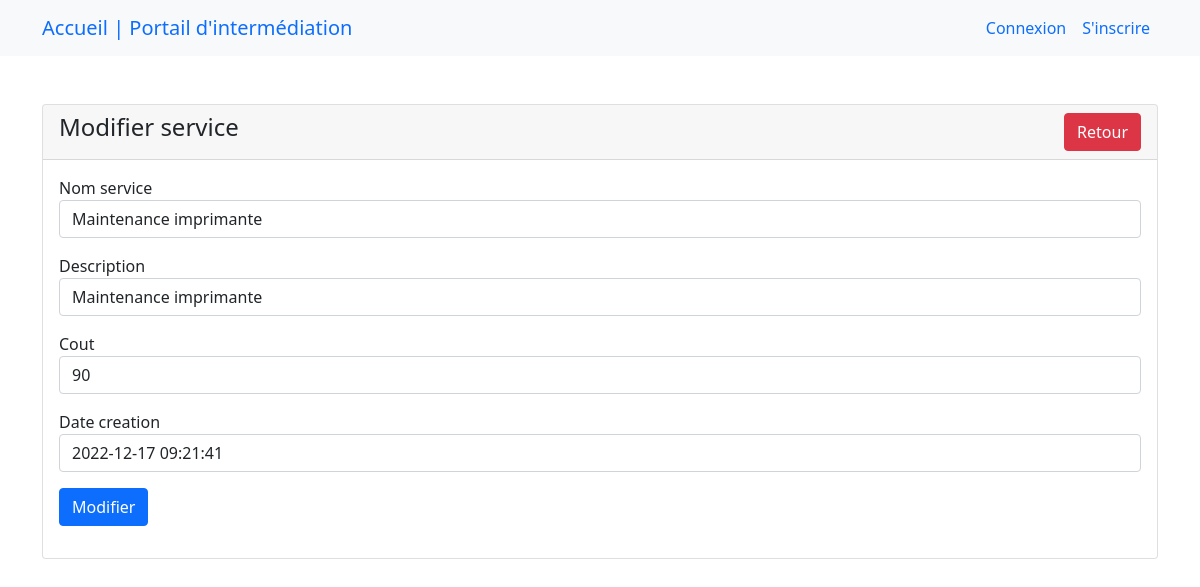
The app's page /app/modifieservice.php?id=1 (signed in) with its own data.
### tables this page shows
CREATE TABLE `service` (
  `IdService` int(10) NOT NULL,
  `nomService` varchar(50) NOT NULL,
  `descriptionService` text NOT NULL,
  `cout` float NOT NULL,
  `dcreationService` timestamp NOT NULL DEFAULT current_timestamp()
);

### app/modifieservice.php (the view, shortened to what this page needs)
<?php
include('dbcon.php');
include('header.php');
include('navbar.php');
?>
    <div class="container mt-5">
        <div class="row">
            <div class="col-md-12">
                <div class="card">
                    <div class="card-header">
                        <h4>Modifier service
                            <a href="espacefournisseur.php" class="btn btn-danger float-end">Retour</a>
                        </h4>
                    </div>
                    <div class="card-body">
                    <?php
                   if(isset($_GET['id']))
                   {
                    $id_service = mysqli_real_escape_string($con, $_GET['id']);
                    $query = "SELECT * FROM service WHERE IdService ='$id_service'";
                    $query_run = mysqli_query($con, $query);
                    if (mysqli_num_rows($query_run) >0)
                    {
                        $service = mysqli_fetch_array($query_run);
                    ?>
                        <form action="codeservice.php" method="POST">
                            <div class="mb-3">
                                <label>Nom service</label>
                                <input type="text" name="nomservice" value="<?=$service['nomService']?>" class="form-control">
                            </div>
                            <div class="mb-3">
                                <label>Description</label>
                                <input type="text" name="descriptionService" value="<?=$service['descriptionService']?>" class="form-control">
                            </div>
                            <div class="mb-3">
                                <label>Cout</label>
                                <input type="text" name="coutService" value="<?=$service['cout']?>" class="form-control">
                            </div>
                            <div class="mb-3">
                                <label>Date creation</label>
                                <input type="text" name="dcreationservice" value="<?=$service['dcreationService']?>" class="form-control">
                            </div>
                            <div class="mb-3">
                                <button type="submit" name="modifier_service" class="btn btn-primary">Modifier</button>
                            </div>
                        </form>
                        <?php
                    }
                    else{
                        echo " <h4> ID introuvable</h4>";
                    }
                   }
                   ?>
                    </div>
                </div>
            </div>
        </div>
    </div>
</body>
</html>

### records on screen
service: nomservice "Maintenance imprimante", descriptionService "Maintenance imprimante", coutService "90", dcreationservice "2022-12-17 09:21:41"
